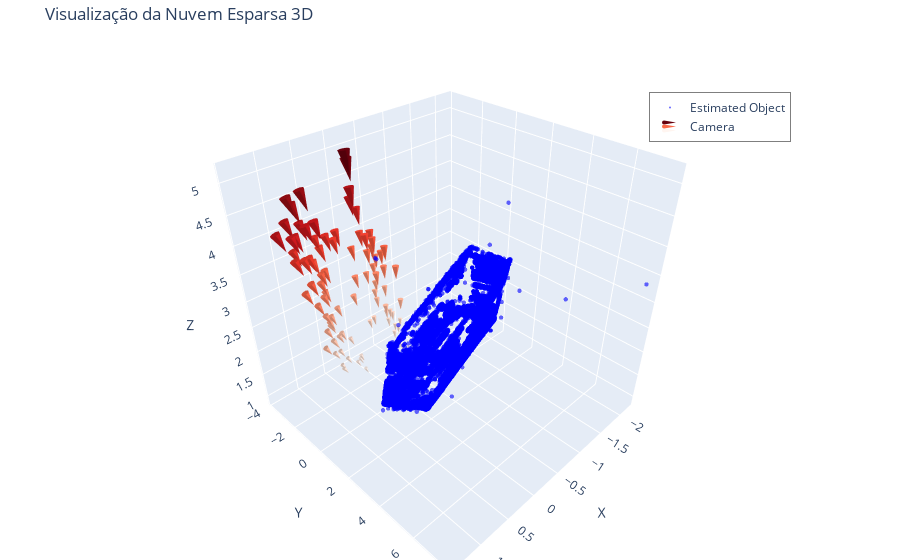

Notebook code cell kept with this figure:
### Markdown cell above
No plot 3D, a ponta do cone representa a localização da lente da câmera.

### Code cell
import plotly.graph_objects as go

# Coordenadas das câmeras
cam_x_coords, cam_y_coords, cam_z_coords = [], [], []

for image in reconstruction.images.values():
    cam_fromworld = image.cam_from_world()
    cam_pos = cam_fromworld.translation

    cam_x_coords.append(cam_pos[0])
    cam_y_coords.append(cam_pos[1])
    cam_z_coords.append(cam_pos[2])

fig = go.Figure()
fig.add_trace(
    go.Scatter3d(
        x=points_3d[:, 0],
        y=points_3d[:, 1],
        z=points_3d[:, 2],
        mode='markers',
        marker=dict(size=1.5, color='blue', opacity=0.6),
        name='Estimated Object'))

# Adiciona as cameras

fig.add_trace(
    go.Cone(
        x=cam_x_coords, y=cam_y_coords, z=cam_z_coords,
        u=-np.array(cam_x_coords), v=-np.array(cam_y_coords), w=-np.array(cam_z_coords),
        sizemode="absolute", sizeref=20, anchor="tip",
        colorscale='Reds', showscale=False, name='Camera',
        showlegend=True))

fig.update_layout(
    title_text="Visualização da Nuvem Esparsa 3D",
    scene=dict(
        xaxis_title='X',
        yaxis_title='Y',
        zaxis_title='Z',
        aspectratio=dict(x=1, y=1, z=1)
    ),
    margin=dict(l=0, r=0, b=0, t=40),
    showlegend=True,
    legend=dict(
        x=0.8,
        y=0.9,
        xanchor='center',
        yanchor='top',
        bgcolor='rgba(255, 255, 255, 0.7)',
        bordercolor='rgba(0, 0, 0, 0.5)',
        borderwidth=1
    )
)

fig.show()
